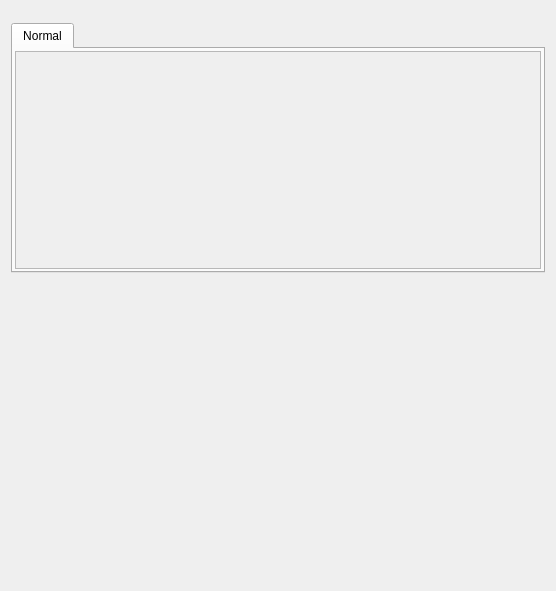
<?xml version="1.0" encoding="UTF-8"?>
<ui version="4.0">
 <class>Form</class>
 <widget class="QWidget" name="Form">
  <property name="geometry">
   <rect>
    <x>0</x>
    <y>0</y>
    <width>556</width>
    <height>591</height>
   </rect>
  </property>
  <property name="sizePolicy">
   <sizepolicy hsizetype="Preferred" vsizetype="Preferred">
    <horstretch>0</horstretch>
    <verstretch>0</verstretch>
   </sizepolicy>
  </property>
  <property name="windowTitle">
   <string>Form</string>
  </property>
  <layout class="QVBoxLayout" name="verticalLayout_3">
   <item>
    <widget class="TyphosDisplayTitle" name="TyphosDisplayTitle">
     <property name="sizePolicy">
      <sizepolicy hsizetype="Preferred" vsizetype="Fixed">
       <horstretch>0</horstretch>
       <verstretch>0</verstretch>
      </sizepolicy>
     </property>
     <property name="toolTip">
      <string/>
     </property>
     <property name="underline_midLineWidth" stdset="0">
      <number>-4</number>
     </property>
    </widget>
   </item>
   <item>
    <widget class="TyphosPositionerWidget" name="TyphosPositionerWidget">
     <property name="sizePolicy">
      <sizepolicy hsizetype="Preferred" vsizetype="Preferred">
       <horstretch>0</horstretch>
       <verstretch>0</verstretch>
      </sizepolicy>
     </property>
     <property name="maximumSize">
      <size>
       <width>16777215</width>
       <height>230</height>
      </size>
     </property>
     <property name="toolTip">
      <string/>
     </property>
     <property name="readback_attribute" stdset="0">
      <string>state</string>
     </property>
     <property name="setpoint_attribute" stdset="0">
      <string>state</string>
     </property>
     <property name="low_limit_switch_attribute" stdset="0">
      <string/>
     </property>
     <property name="high_limit_switch_attribute" stdset="0">
      <string/>
     </property>
     <property name="low_limit_travel_attribute" stdset="0">
      <string/>
     </property>
     <property name="high_limit_travel_attribute" stdset="0">
      <string/>
     </property>
     <property name="velocity_attribute" stdset="0">
      <string/>
     </property>
     <property name="acceleration_attribute" stdset="0">
      <string/>
     </property>
     <property name="moving_attribute" stdset="0">
      <string>busy</string>
     </property>
    </widget>
   </item>
   <item>
    <widget class="QTabWidget" name="signal_tab">
     <property name="sizePolicy">
      <sizepolicy hsizetype="Expanding" vsizetype="Maximum">
       <horstretch>0</horstretch>
       <verstretch>0</verstretch>
      </sizepolicy>
     </property>
     <property name="minimumSize">
      <size>
       <width>0</width>
       <height>250</height>
      </size>
     </property>
     <property name="maximumSize">
      <size>
       <width>16777215</width>
       <height>500</height>
      </size>
     </property>
     <property name="autoFillBackground">
      <bool>false</bool>
     </property>
     <property name="tabPosition">
      <enum>QTabWidget::North</enum>
     </property>
     <property name="tabShape">
      <enum>QTabWidget::Rounded</enum>
     </property>
     <property name="currentIndex">
      <number>0</number>
     </property>
     <property name="elideMode">
      <enum>Qt::ElideNone</enum>
     </property>
     <property name="usesScrollButtons">
      <bool>false</bool>
     </property>
     <property name="documentMode">
      <bool>false</bool>
     </property>
     <property name="tabBarAutoHide">
      <bool>false</bool>
     </property>
     <widget class="QWidget" name="normal_tab">
      <attribute name="title">
       <string>Normal</string>
      </attribute>
      <layout class="QHBoxLayout" name="misc_tab_layout">
       <property name="leftMargin">
        <number>2</number>
       </property>
       <property name="topMargin">
        <number>2</number>
       </property>
       <property name="rightMargin">
        <number>2</number>
       </property>
       <property name="bottomMargin">
        <number>2</number>
       </property>
       <item>
        <widget class="QScrollArea" name="normal_scroll">
         <property name="horizontalScrollBarPolicy">
          <enum>Qt::ScrollBarAlwaysOff</enum>
         </property>
         <property name="sizeAdjustPolicy">
          <enum>QAbstractScrollArea::AdjustToContentsOnFirstShow</enum>
         </property>
         <property name="widgetResizable">
          <bool>true</bool>
         </property>
         <widget class="QWidget" name="normal_widget">
          <property name="geometry">
           <rect>
            <x>0</x>
            <y>0</y>
            <width>528</width>
            <height>215</height>
           </rect>
          </property>
          <layout class="QVBoxLayout" name="verticalLayout">
           <property name="leftMargin">
            <number>2</number>
           </property>
           <property name="topMargin">
            <number>2</number>
           </property>
           <property name="rightMargin">
            <number>2</number>
           </property>
           <property name="bottomMargin">
            <number>2</number>
           </property>
           <item>
            <widget class="TyphosSignalPanel" name="normal_panel">
             <property name="toolTip">
              <string/>
             </property>
             <property name="whatsThis">
              <string>
    Panel of Signals for Device
    </string>
             </property>
             <property name="showHints" stdset="0">
              <bool>false</bool>
             </property>
             <property name="showNormal" stdset="0">
              <bool>true</bool>
             </property>
             <property name="showConfig" stdset="0">
              <bool>false</bool>
             </property>
             <property name="showOmitted" stdset="0">
              <bool>false</bool>
             </property>
            </widget>
           </item>
           <item>
            <spacer name="normal_spacer">
             <property name="orientation">
              <enum>Qt::Vertical</enum>
             </property>
             <property name="sizeHint" stdset="0">
              <size>
               <width>20</width>
               <height>40</height>
              </size>
             </property>
            </spacer>
           </item>
          </layout>
         </widget>
        </widget>
       </item>
      </layout>
     </widget>
    </widget>
   </item>
   <item>
    <spacer name="verticalSpacer">
     <property name="orientation">
      <enum>Qt::Vertical</enum>
     </property>
     <property name="sizeHint" stdset="0">
      <size>
       <width>20</width>
       <height>40</height>
      </size>
     </property>
    </spacer>
   </item>
  </layout>
 </widget>
 <customwidgets>
  <customwidget>
   <class>TyphosDisplayTitle</class>
   <extends>QFrame</extends>
   <header>typhos.display</header>
  </customwidget>
  <customwidget>
   <class>TyphosPositionerWidget</class>
   <extends>QWidget</extends>
   <header>typhos.positioner</header>
  </customwidget>
  <customwidget>
   <class>TyphosSignalPanel</class>
   <extends>QWidget</extends>
   <header>typhos.panel</header>
  </customwidget>
 </customwidgets>
 <resources/>
 <connections/>
</ui>
